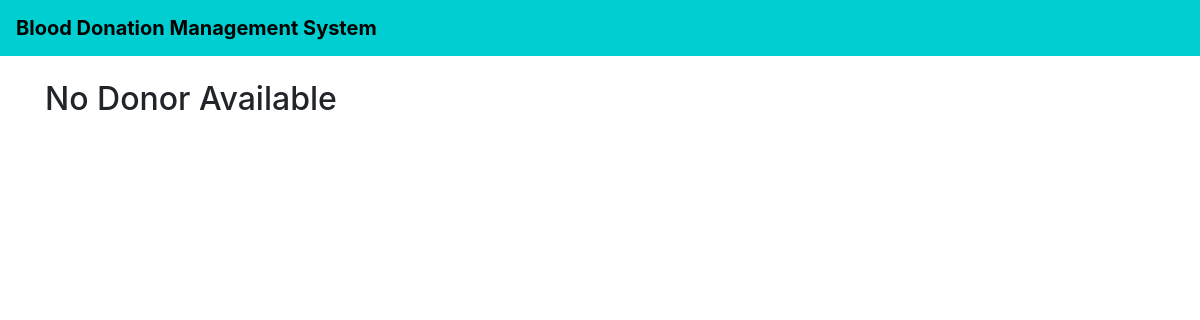
Before: /donors_list/6/ with the older database file.
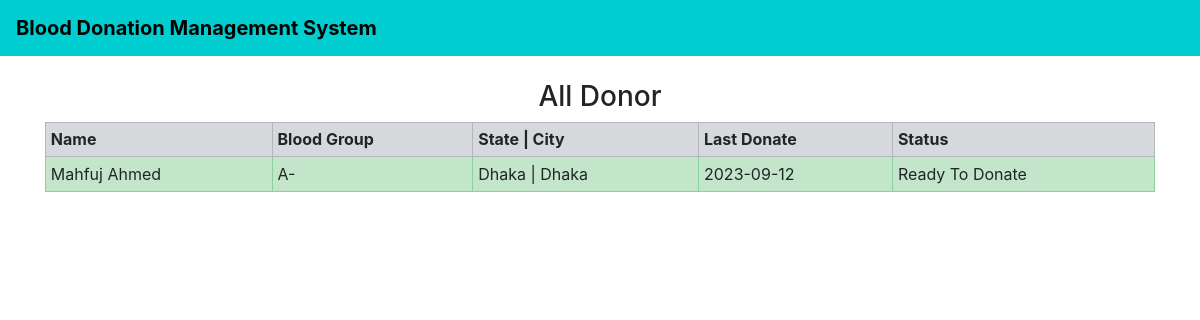
After: the same page with the newer database file.
### home/models.py (models this page shows, shortened)
class Donor(models.Model):
    donor = models.OneToOneField(User, on_delete=models.CASCADE, blank=True, null=True)
    date_of_birth = models.CharField(max_length=100)
    phone = models.CharField(max_length=10)
    city = models.CharField(max_length=100)
    state = models.CharField(max_length=100)
    address = models.TextField(max_length=500, default="")
    blood_group = models.ForeignKey(BloodGroup, on_delete=models.CASCADE)
    last_donate = models.CharField(max_length=100, blank=True)
    gender = models.CharField(max_length=10)
    image = models.ImageField(upload_to="")
    ready_to_donate = models.BooleanField(default=True)

class BloodGroup(models.Model):
    name = models.CharField(max_length=5)
    def __str__(self):
        return self.name

### home/views.py (the view)
# urls.py: path("donors_list/<int:myid>/", views.donors_list, name="donors_list"),
def donors_list(request, myid):
    blood_groups = BloodGroup.objects.filter(id=myid).first()
    donor = Donor.objects.filter(blood_group=blood_groups)
    return render(request, "donors_list.html", {'donor':donor})

### home/templates/donors_list.html (shortened to what this page needs)
{% extends 'base.html' %}
{% block body %}
<div class="container">
{% if donor %}
<h3 class="text-center">All Donor</h3>
<table class="table table-sm table-bordered">
  <tr class="table-secondary">
    <th>Name</th>
    <th>Blood Group</th>
    <th>State | City</th>
    <th>Last Donate</th>
    <th>Status</th>
  </tr>
  {% for i in donor %}
    {% if i.ready_to_donate %}
      <tr class="table-success">
        <td>{{i.donor.get_full_name}}</td>
        <td>{{i.blood_group}}</td>
        <td>{{i.state}} | {{i.city}}</td>
        <td>{{i.last_donate}}</td>
        <td>Ready To Donate</td>
      </tr>
    {% endif %}
  {% endfor %}
</table>
{% else %}
<h2>No Donor Available</h2>
{% endif %}
</div>
{% endblock %}

Changed rows visible on the page:
added Donor: donor.get_full_name "Mahfuj Ahmed", blood_group "A-", state "Dhaka", city "Dhaka", last_donate "2023-09-12"
Other visible differences:
text no longer shown: "No Donor Available"
text now shown: "All Donor Name Blood Group State | City Last Donate Status"
